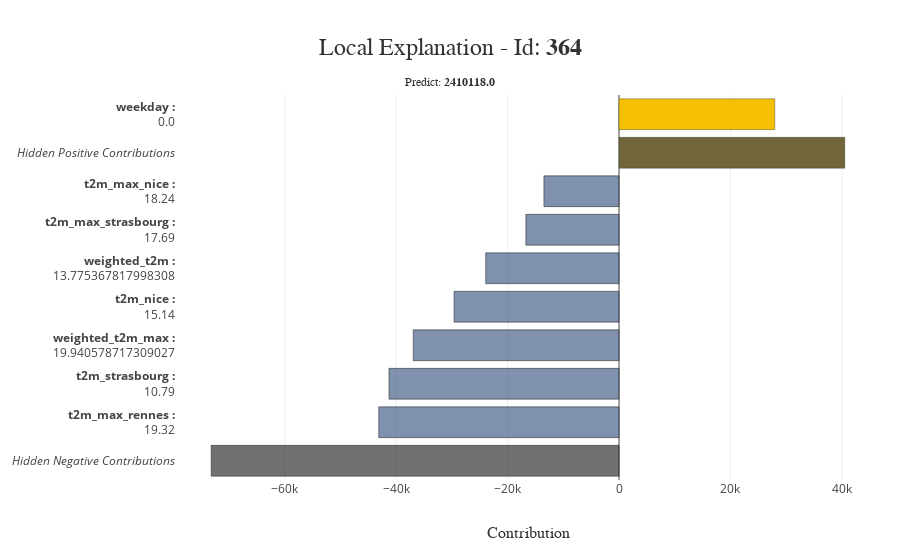

Notebook code cell kept with this figure:
### Code cell
xpl.plot.local_plot(index=364)

### Figure 1 — Plotly figure (JSON) as saved in the notebook; plotly's stock layout.template omitted (floating-point values rounded to 4 significant figures)
{"data": [{"customdata": ["<b>Hidden Negative Contributions</b>"], "hovertemplate": "%{customdata}<br />Contribution: %{x:.4f}<extra></extra>", "marker": {"color": "rgba(52, 55, 54, 0.7)", "line": {"color": "rgba(27, 28, 28, 1.0)", "width": 0.5}}, "orientation": "h", "showlegend": false, "type": "bar", "x": [-73220.0], "y": ["<i>Hidden Negative Contributions</i>"]}, {"customdata": ["<b>t2m_max_rennes :</b><br />19.32"], "hovertemplate": "%{customdata}<br />Contribution: %{x:.4f}<extra></extra>", "marker": {"color": "rgba(74, 99, 138, 0.7)", "line": {"color": "rgba(27, 28, 28, 1.0)", "width": 0.5}}, "orientation": "h", "showlegend": false, "type": "bar", "x": [-43140.0], "y": ["<b>t2m_max_rennes :</b><br />19.32"]}, {"customdata": ["<b>t2m_strasbourg :</b><br />10.79"], "hovertemplate": "%{customdata}<br />Contribution: %{x:.4f}<extra></extra>", "marker": {"color": "rgba(74, 99, 138, 0.7)", "line": {"color": "rgba(27, 28, 28, 1.0)", "width": 0.5}}, "orientation": "h", "showlegend": false, "type": "bar", "x": [-41300.0], "y": ["<b>t2m_strasbourg :</b><br />10.79"]}, {"customdata": ["<b>weighted_t2m_max :</b><br />19.940578717309027"], "hovertemplate": "%{customdata}<br />Contribution: %{x:.4f}<extra></extra>", "marker": {"color": "rgba(74, 99, 138, 0.7)", "line": {"color": "rgba(27, 28, 28, 1.0)", "width": 0.5}}, "orientation": "h", "showlegend": false, "type": "bar", "x": [-36940.0], "y": ["<b>weighted_t2m_max :</b><br />19.940578717309027"]}, {"customdata": ["<b>t2m_nice :</b><br />15.14"], "hovertemplate": "%{customdata}<br />Contribution: %{x:.4f}<extra></extra>", "marker": {"color": "rgba(74, 99, 138, 0.7)", "line": {"color": "rgba(27, 28, 28, 1.0)", "width": 0.5}}, "orientation": "h", "showlegend": false, "type": "bar", "x": [-29620.0], "y": ["<b>t2m_nice :</b><br />15.14"]}, {"customdata": ["<b>weighted_t2m :</b><br />13.775367817998308"], "hovertemplate": "%{customdata}<br />Contribution: %{x:.4f}<extra></extra>", "marker": {"color": "rgba(74, 99, 138, 0.7)", "line": {"color": "rgba(27, 28, 28, 1.0)", "width": 0.5}}, "orientation": "h", "showlegend": false, "type": "bar", "x": [-23930.0], "y": ["<b>weighted_t2m :</b><br />13.775367817998308"]}, {"customdata": ["<b>t2m_max_strasbourg :</b><br />17.69"], "hovertemplate": "%{customdata}<br />Contribution: %{x:.4f}<extra></extra>", "marker": {"color": "rgba(74, 99, 138, 0.7)", "line": {"color": "rgba(27, 28, 28, 1.0)", "width": 0.5}}, "orientation": "h", "showlegend": false, "type": "bar", "x": [-16730.0], "y": ["<b>t2m_max_strasbourg :</b><br />17.69"]}, {"customdata": ["<b>t2m_max_nice :</b><br />18.24"], "hovertemplate": "%{customdata}<br />Contribution: %{x:.4f}<extra></extra>", "marker": {"color": "rgba(74, 99, 138, 0.7)", "line": {"color": "rgba(27, 28, 28, 1.0)", "width": 0.5}}, "orientation": "h", "showlegend": false, "type": "bar", "x": [-13480.0], "y": ["<b>t2m_max_nice :</b><br />18.24"]}, {"customdata": ["<b>Hidden Positive Contributions</b>"], "hovertemplate": "%{customdata}<br />Contribution: %{x:.4f}<extra></extra>", "marker": {"color": "rgba(113, 101, 59, 1.0)", "line": {"color": "rgba(52, 55, 54, 0.8)", "width": 0.5}}, "orientation": "h", "showlegend": false, "type": "bar", "x": [40530.0], "y": ["<i>Hidden Positive Contributions</i>"]}, {"customdata": ["<b>weekday :</b><br />0.0"], "hovertemplate": "%{customdata}<br />Contribution: %{x:.4f}<extra></extra>", "marker": {"color": "rgba(244, 192, 0, 1.0)", "line": {"color": "rgba(52, 55, 54, 0.8)", "width": 0.5}}, "orientation": "h", "showlegend": false, "type": "bar", "x": [27970.0], "y": ["<b>weekday :</b><br />0.0"]}], "layout": {"barmode": "group", "height": 550, "hovermode": "closest", "margin": {"b": 70, "l": 150, "r": 20, "t": 95}, "title": {"font": {"color": "rgb(50, 50, 50)", "family": "Arial", "size": 24}, "text": "Local Explanation - Id: <b>364</b><span style='font-size: 12px;'><br />Predict: <b>2410118.0</b></span>", "x": 0.5, "xanchor": "center", "y": 0.9, "yanchor": "middle"}, "width": 900, "xaxis": {"automargin": true, "autorange": true, "range": [-79530.0, 46850.0], "title": {"font": {"color": "rgb(50, 50, 50)", "family": "Arial Black", "size": 16}, "text": "Contribution"}, "type": "linear"}, "yaxis": {"automargin": true, "autorange": true, "range": [-0.5, 9.5], "title": {"font": {"color": "rgb(50, 50, 50)", "family": "Arial Black", "size": 16}}, "type": "category"}}}
